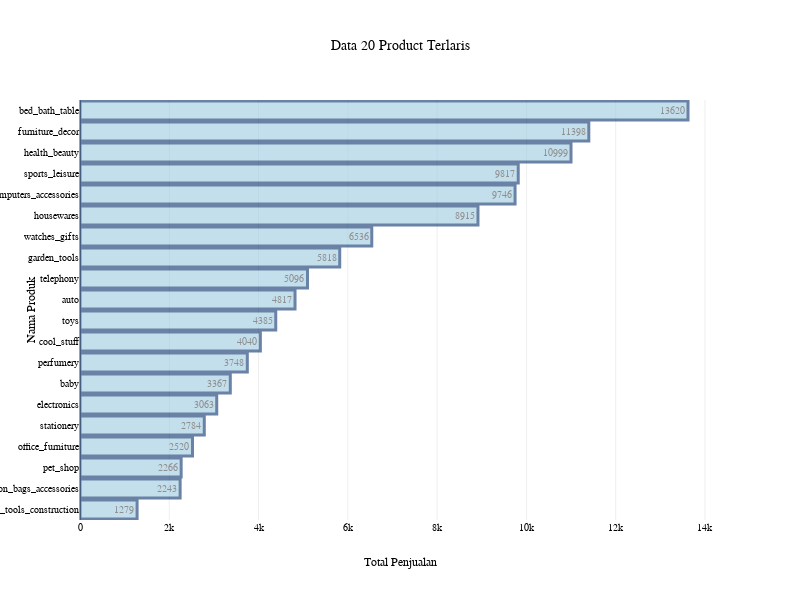

Source (notebook cell):
### Markdown cell above
### Pertanyaan 1:

### Code cell
st.set_page_config(
    page_title="Aplikasi Penjualan Produk",
    page_icon=":bar_chart:",
    layout="wide",
    initial_sidebar_state="expanded",
)

# Judul aplikasi
st.title("Visualisasi Data E-Commerce")

# Menampilkan DataFrame
st.write("Data Penjualan Produk Terbanyak:")
st.dataframe(total_penjualan)

# Visualisasi menggunakan Plotly

fig = px.bar(top_20_items, x='Total_Sales', y='Products_Name', title='Data 20 Product Terlaris')
fig.update_layout(
    xaxis_title='Total Penjualan',
    yaxis_title='Nama Produk',
    font=dict(family='Arial', size=10, color='black'),
    bargap=0.1,
    height=600,  
    width=800,   
)
fig.update_traces(marker_color='rgb(158,202,225)', marker_line_color='rgb(8,48,107)',
                  marker_line_width=3, opacity=0.6, text=top_20_items['Total_Sales'])

st.plotly_chart(fig)

# Menampilkan pada Notebook
pio.show(fig)

# Rentang waktu penjualan
st.write(f"Penjualan Product Terbanyak Sejak {tahun_minimum} Sampai {tahun_maksimum}")

# Analisis atau penjelasan tambahan tentang data penjualan
st.write("Dapat dilihat pada tabel diatas bahwa kategori product terlaris dalam situs ini adalah Bed Bath n Table. Dalam 2 tahun, kategori ini laku sebanyak 13.620 items. Selanjutnya kita dapat melihat product dekorasi dan furniture merupakan penyumbang market ke-2 dalam e-commerce ini dengan 11.398 items terjual. Berdasarkan visualisasi data yang dapat dilihat, kita dapat simpulkan bahwa E-Commerce ini sangat baik untuk membeli keperluan-keperluan rumah tangga seperti perabot, dan aksesoris lainnya.")

### Pertanyaan 2:

### Figure 1 — Plotly figure (JSON) as saved in the notebook; plotly's stock layout.template omitted (floating-point values rounded to 4 significant figures)
{"data": [{"alignmentgroup": "True", "hovertemplate": "Total_Sales=%{x}<br>Products_Name=%{y}<extra></extra>", "legendgroup": "", "marker": {"color": "rgb(158,202,225)", "line": {"color": "rgb(8,48,107)", "width": 3}, "pattern": {"shape": ""}}, "name": "", "offsetgroup": "", "opacity": 0.6, "orientation": "h", "showlegend": false, "text": [1279, 2243, 2266, 2520, 2784, 3063, 3367, 3748, 4040, 4385, 4817, 5096, 5818, 6536, 8915, 9746, 9817, 10999, 11398, 13620], "textposition": "auto", "type": "bar", "x": [1279, 2243, 2266, 2520, 2784, 3063, 3367, 3748, 4040, 4385, 4817, 5096, 5818, 6536, 8915, 9746, 9817, 10999, 11398, 13620], "xaxis": "x", "y": ["construction_tools_construction", "fashion_bags_accessories", "pet_shop", "office_furniture", "stationery", "electronics", "baby", "perfumery", "cool_stuff", "toys", "auto", "telephony", "garden_tools", "watches_gifts", "housewares", "computers_accessories", "sports_leisure", "health_beauty", "furniture_decor", "bed_bath_table"], "yaxis": "y"}], "layout": {"bargap": 0.1, "barmode": "relative", "font": {"color": "black", "family": "Arial", "size": 10}, "height": 600, "legend": {"tracegroupgap": 0}, "title": {"text": "Data 20 Product Terlaris"}, "width": 800, "xaxis": {"anchor": "y", "domain": [0, 1], "title": {"text": "Total Penjualan"}}, "yaxis": {"anchor": "x", "domain": [0, 1], "title": {"text": "Nama Produk"}}}}
